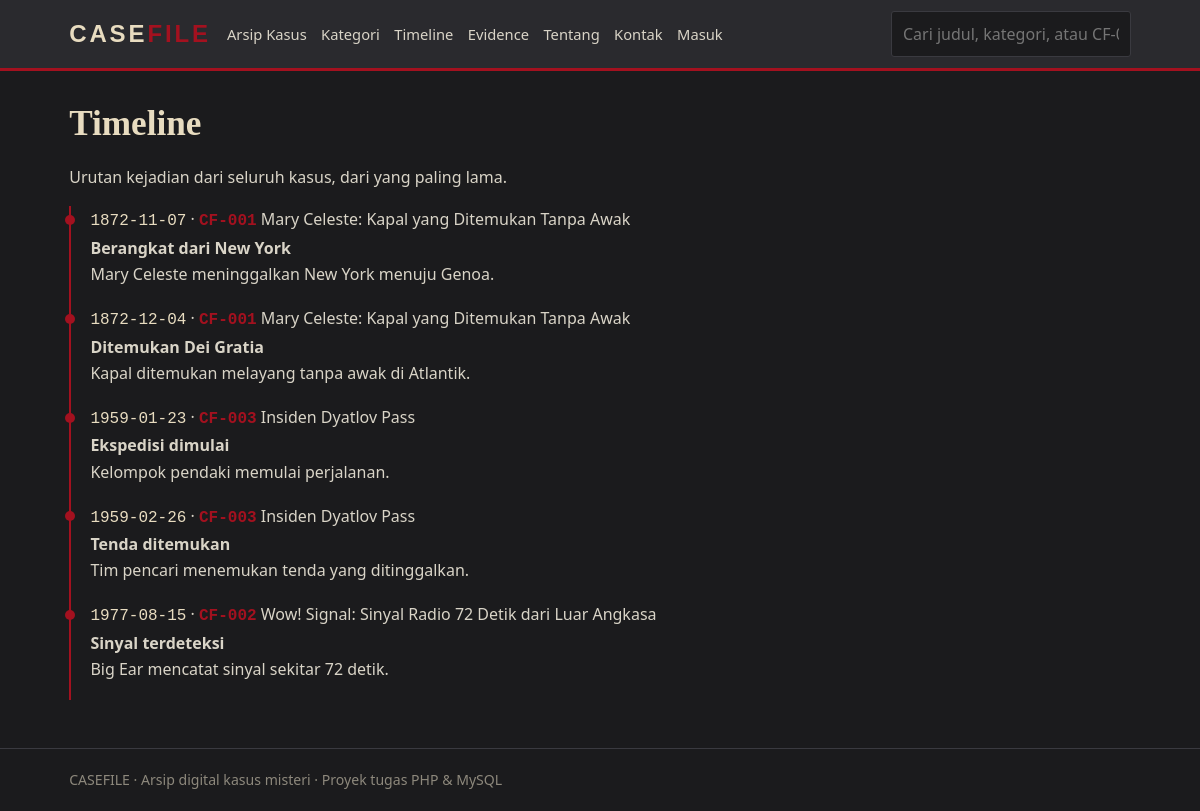
The app's page /timeline.php with its own data.
### tables this page shows
CREATE TABLE article_timelines (
  id INT AUTO_INCREMENT PRIMARY KEY,
  article_id INT NOT NULL,
  tanggal DATE NOT NULL,
  judul VARCHAR(150) NOT NULL,
  keterangan TEXT,
  FOREIGN KEY (article_id) REFERENCES articles(id) ON DELETE CASCADE
);

CREATE TABLE articles (
  id INT AUTO_INCREMENT PRIMARY KEY,
  case_id VARCHAR(10) NOT NULL UNIQUE,
  judul VARCHAR(200) NOT NULL,
  ringkasan VARCHAR(300) NOT NULL,
  isi MEDIUMTEXT NOT NULL,
  category_id INT NOT NULL,
  author_id INT NOT NULL,
  admin_id INT NULL,
  status ENUM('Solved','Unsolved','Ongoing Investigation','Historical') NOT NULL DEFAULT 'Historical',
  lokasi VARCHAR(100) NOT NULL,
  tahun SMALLINT NOT NULL,
  editors_note TEXT,
  views INT NOT NULL DEFAULT 0,
  created_at TIMESTAMP DEFAULT CURRENT_TIMESTAMP,
  FOREIGN KEY (category_id) REFERENCES categories(id),
  FOREIGN KEY (author_id) REFERENCES authors(id),
  FOREIGN KEY (admin_id) REFERENCES admins(id) ON DELETE SET NULL
);

### koneksi.php (called while the page is built, shortened)
<?php
function e($s) { return htmlspecialchars((string)$s, ENT_QUOTES, 'UTF-8'); }

### timeline.php (the view)
<?php
$title = 'Timeline'; include 'includes/header.php';
$r = $conn->query("SELECT t.*,a.case_id,a.judul kasus,a.id aid FROM article_timelines t JOIN articles a ON a.id=t.article_id ORDER BY t.tanggal");
?>
<h1>Timeline</h1><p>Urutan kejadian dari seluruh kasus, dari yang paling lama.</p>
<ul class="tl"><?php while ($t = $r->fetch_assoc()): ?>
  <li><time><?= e($t['tanggal']) ?></time> · <a href="case_detail.php?id=<?= $t['aid'] ?>"><span class="cid"><?= e($t['case_id']) ?></span> <?= e($t['kasus']) ?></a><br>
  <b><?= e($t['judul']) ?></b><br><?= e($t['keterangan']) ?></li>
<?php endwhile; ?></ul>
<?php include 'includes/footer.php'; ?>

### assets/style.css (style rules this page uses)
:root { --char:#1b1b1d;--gray:#2a2a2e;--gray2:#3a3a40;--red:#a3111f;--paper:#e8dcc0;--ink:#d9d4c7 }
* { box-sizing:border-box }
body { margin:0;background:var(--char);color:var(--ink);font:16px/1.65 "Segoe UI",system-ui,sans-serif }
a { color:inherit;text-decoration:none }
h1,h2,h3 { font-family:Georgia,"Times New Roman",serif;color:var(--paper);line-height:1.25;margin:.2em 0 .5em }
h1 { font-size:2.2rem }
.cid { font-family:Consolas,monospace;color:var(--red);font-weight:700 }
.tl { list-style:none;padding:0;margin:0;border-left:2px solid var(--red) }
.tl li { padding:0 0 1.1rem 1.2rem;position:relative }
.tl li::before { content:"";position:absolute;left:-6px;top:.55rem;width:10px;height:10px;background:var(--red);border-radius:50% }
.tl time { font-family:Consolas,monospace;color:var(--paper) }

### records on screen
article_timelines: tanggal "1872-11-07", article.case_id "CF-001", article.judul "Mary Celeste: Kapal yang Ditemukan Tanpa Awak", judul "Berangkat dari New York", keterangan "Mary Celeste meninggalkan New York menuju Genoa."
article_timelines: tanggal "1872-12-04", article.case_id "CF-001", article.judul "Mary Celeste: Kapal yang Ditemukan Tanpa Awak", judul "Ditemukan Dei Gratia", keterangan "Kapal ditemukan melayang tanpa awak di Atlantik."
article_timelines: tanggal "1959-01-23", article.case_id "CF-003", article.judul "Insiden Dyatlov Pass", judul "Ekspedisi dimulai", keterangan "Kelompok pendaki memulai perjalanan."
article_timelines: tanggal "1959-02-26", article.case_id "CF-003", article.judul "Insiden Dyatlov Pass", judul "Tenda ditemukan", keterangan "Tim pencari menemukan tenda yang ditinggalkan."
article_timelines: tanggal "1977-08-15", article.case_id "CF-002", article.judul "Wow! Signal: Sinyal Radio 72 Detik dari Luar Angkasa", judul "Sinyal terdeteksi", keterangan "Big Ear mencatat sinyal sekitar 72 detik."
